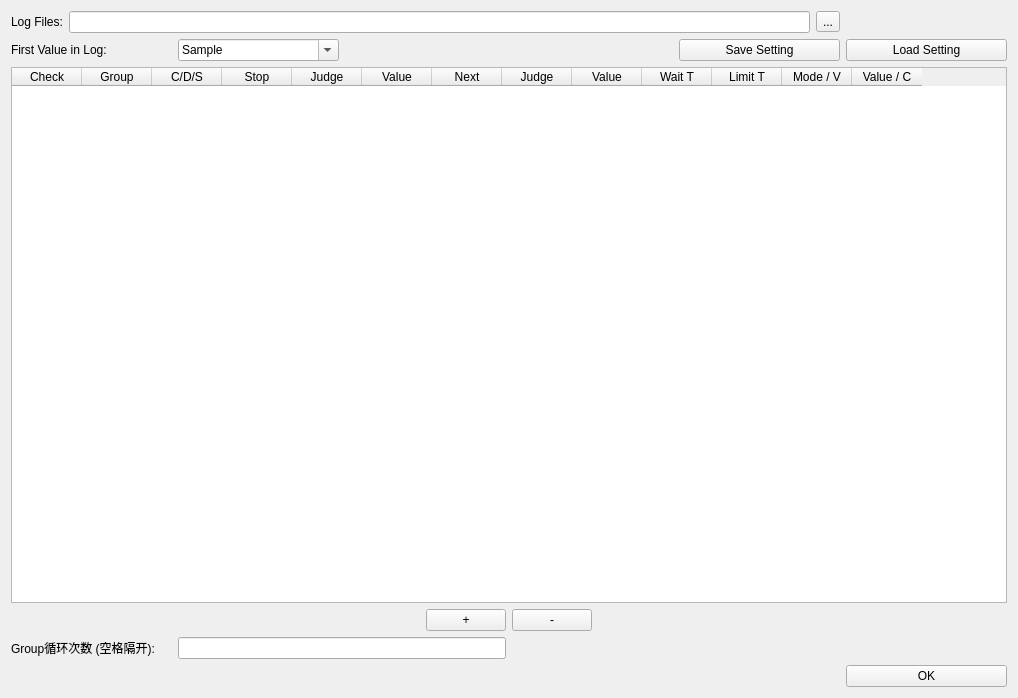
<?xml version="1.0" encoding="UTF-8"?>
<ui version="4.0">
 <class>Form</class>
 <widget class="QWidget" name="Form">
  <property name="windowModality">
   <enum>Qt::NonModal</enum>
  </property>
  <property name="geometry">
   <rect>
    <x>0</x>
    <y>0</y>
    <width>1018</width>
    <height>698</height>
   </rect>
  </property>
  <property name="sizePolicy">
   <sizepolicy hsizetype="Expanding" vsizetype="Expanding">
    <horstretch>0</horstretch>
    <verstretch>0</verstretch>
   </sizepolicy>
  </property>
  <property name="windowTitle">
   <string>Form</string>
  </property>
  <layout class="QVBoxLayout" name="verticalLayout">
   <item>
    <layout class="QGridLayout" name="gridLayout">
     <item row="2" column="0" colspan="6">
      <widget class="QTableWidget" name="rule_table">
       <property name="lineWidth">
        <number>1</number>
       </property>
       <property name="rowCount">
        <number>0</number>
       </property>
       <attribute name="horizontalHeaderVisible">
        <bool>true</bool>
       </attribute>
       <attribute name="horizontalHeaderCascadingSectionResizes">
        <bool>true</bool>
       </attribute>
       <attribute name="horizontalHeaderMinimumSectionSize">
        <number>70</number>
       </attribute>
       <attribute name="horizontalHeaderDefaultSectionSize">
        <number>70</number>
       </attribute>
       <attribute name="horizontalHeaderHighlightSections">
        <bool>true</bool>
       </attribute>
       <column>
        <property name="text">
         <string>Check</string>
        </property>
       </column>
       <column>
        <property name="text">
         <string>Group</string>
        </property>
       </column>
       <column>
        <property name="text">
         <string>C/D/S</string>
        </property>
       </column>
       <column>
        <property name="text">
         <string>Stop</string>
        </property>
       </column>
       <column>
        <property name="text">
         <string>Judge</string>
        </property>
       </column>
       <column>
        <property name="text">
         <string>Value</string>
        </property>
       </column>
       <column>
        <property name="text">
         <string>Next</string>
        </property>
       </column>
       <column>
        <property name="text">
         <string>Judge</string>
        </property>
       </column>
       <column>
        <property name="text">
         <string>Value</string>
        </property>
       </column>
       <column>
        <property name="text">
         <string>Wait T</string>
        </property>
       </column>
       <column>
        <property name="text">
         <string>Limit T</string>
        </property>
       </column>
       <column>
        <property name="text">
         <string>Mode / V</string>
        </property>
       </column>
       <column>
        <property name="text">
         <string>Value / C</string>
        </property>
       </column>
      </widget>
     </item>
     <item row="4" column="1" colspan="2">
      <widget class="QLineEdit" name="group_cycle_count_input">
       <property name="sizePolicy">
        <sizepolicy hsizetype="Expanding" vsizetype="Fixed">
         <horstretch>0</horstretch>
         <verstretch>0</verstretch>
        </sizepolicy>
       </property>
      </widget>
     </item>
     <item row="4" column="0">
      <widget class="QLabel" name="label_3">
       <property name="text">
        <string>Group循环次数 (空格隔开):</string>
       </property>
      </widget>
     </item>
     <item row="1" column="1">
      <widget class="QComboBox" name="log_first_value_combox">
       <property name="editable">
        <bool>true</bool>
       </property>
       <item>
        <property name="text">
         <string>Sample</string>
        </property>
       </item>
       <item>
        <property name="text">
         <string>Time</string>
        </property>
       </item>
      </widget>
     </item>
     <item row="0" column="0" colspan="5">
      <layout class="QHBoxLayout" name="horizontalLayout_2">
       <item>
        <widget class="QLabel" name="label_2">
         <property name="text">
          <string>Log Files:</string>
         </property>
        </widget>
       </item>
       <item>
        <widget class="QLineEdit" name="file_select_input">
         <property name="sizePolicy">
          <sizepolicy hsizetype="Expanding" vsizetype="Fixed">
           <horstretch>0</horstretch>
           <verstretch>0</verstretch>
          </sizepolicy>
         </property>
        </widget>
       </item>
       <item>
        <widget class="QToolButton" name="log_select_button">
         <property name="text">
          <string>...</string>
         </property>
        </widget>
       </item>
      </layout>
     </item>
     <item row="5" column="5">
      <widget class="QPushButton" name="enter_button">
       <property name="text">
        <string>OK</string>
       </property>
      </widget>
     </item>
     <item row="1" column="0">
      <widget class="QLabel" name="label">
       <property name="text">
        <string>&lt;html&gt;&lt;head/&gt;&lt;body&gt;&lt;p&gt;First Value in Log:&lt;/p&gt;&lt;/body&gt;&lt;/html&gt;</string>
       </property>
      </widget>
     </item>
     <item row="3" column="0" colspan="6">
      <layout class="QHBoxLayout" name="horizontalLayout">
       <item>
        <spacer name="horizontalSpacer">
         <property name="orientation">
          <enum>Qt::Horizontal</enum>
         </property>
         <property name="sizeHint" stdset="0">
          <size>
           <width>40</width>
           <height>20</height>
          </size>
         </property>
        </spacer>
       </item>
       <item>
        <widget class="QPushButton" name="add_rule_button">
         <property name="text">
          <string>+</string>
         </property>
        </widget>
       </item>
       <item>
        <widget class="QPushButton" name="del_rule_button">
         <property name="text">
          <string>-</string>
         </property>
        </widget>
       </item>
       <item>
        <spacer name="horizontalSpacer_2">
         <property name="orientation">
          <enum>Qt::Horizontal</enum>
         </property>
         <property name="sizeHint" stdset="0">
          <size>
           <width>40</width>
           <height>20</height>
          </size>
         </property>
        </spacer>
       </item>
      </layout>
     </item>
     <item row="1" column="4">
      <widget class="QPushButton" name="save_setting_button">
       <property name="text">
        <string>Save Setting</string>
       </property>
      </widget>
     </item>
     <item row="1" column="5">
      <widget class="QPushButton" name="load_setting_button">
       <property name="text">
        <string>Load Setting</string>
       </property>
      </widget>
     </item>
    </layout>
   </item>
  </layout>
 </widget>
 <resources/>
 <connections/>
</ui>
